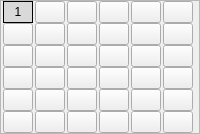
      <widget class="QFrame" name="frame_49">
       <property name="frameShape">
        <enum>QFrame::StyledPanel</enum>
       </property>
       <property name="frameShadow">
        <enum>QFrame::Raised</enum>
       </property>
       <layout class="QVBoxLayout" name="verticalLayout_21">
        <property name="spacing">
         <number>0</number>
        </property>
        <property name="leftMargin">
         <number>0</number>
        </property>
        <property name="topMargin">
         <number>0</number>
        </property>
        <property name="rightMargin">
         <number>0</number>
        </property>
        <property name="bottomMargin">
         <number>0</number>
        </property>
        <item>
         <widget class="QFrame" name="frame_31">
          <property name="styleSheet">
           <string notr="true">QFrame{
	border:none;
}</string>
          </property>
          <property name="frameShape">
           <enum>QFrame::StyledPanel</enum>
          </property>
          <property name="frameShadow">
           <enum>QFrame::Raised</enum>
          </property>
          <layout class="QHBoxLayout" name="horizontalLayout_10">
           <property name="spacing">
            <number>0</number>
           </property>
           <property name="leftMargin">
            <number>0</number>
           </property>
           <property name="topMargin">
            <number>0</number>
           </property>
           <property name="rightMargin">
            <number>0</number>
           </property>
           <property name="bottomMargin">
            <number>0</number>
           </property>
           <item>
            <widget class="QPushButton" name="pushButton_6">
             <property name="maximumSize">
              <size>
               <width>30</width>
               <height>30</height>
              </size>
             </property>
             <property name="whatsThis">
              <string>a</string>
             </property>
             <property name="styleSheet">
              <string notr="true">QPushButton{
	border:1px solid black;
	border-radius:15px;
	background-color: rgb(217, 217, 217);
}
QPushButton:hover{
	border:1px solid black;
	border-radius:15px;
	background-color: rgb(150,150, 150);
}</string>
             </property>
             <property name="text">
              <string>1</string>
             </property>
             <property name="iconSize">
              <size>
               <width>50</width>
               <height>50</height>
              </size>
             </property>
            </widget>
           </item>
           <item>
            <widget class="QPushButton" name="pushButton_10">
             <property name="maximumSize">
              <size>
               <width>30</width>
               <height>30</height>
              </size>
             </property>
             <property name="text">
              <string/>
             </property>
             <property name="icon">
              <iconset>
               <normaloff>icon/点 (2).png</normaloff>icon/点 (2).png</iconset>
             </property>
             <property name="iconSize">
              <size>
               <width>50</width>
               <height>50</height>
              </size>
             </property>
            </widget>
           </item>
           <item>
            <widget class="QPushButton" name="pushButton_13">
             <property name="maximumSize">
              <size>
               <width>30</width>
               <height>30</height>
              </size>
             </property>
             <property name="text">
              <string/>
             </property>
             <property name="icon">
              <iconset>
               <normaloff>icon/点 (2).png</normaloff>icon/点 (2).png</iconset>
             </property>
             <property name="iconSize">
              <size>
               <width>50</width>
               <height>50</height>
              </size>
             </property>
            </widget>
           </item>
           <item>
            <widget class="QPushButton" name="pushButton_14">
             <property name="maximumSize">
              <size>
               <width>30</width>
               <height>30</height>
              </size>
             </property>
             <property name="text">
              <string/>
             </property>
             <property name="icon">
              <iconset>
               <normaloff>icon/点 (2).png</normaloff>icon/点 (2).png</iconset>
             </property>
             <property name="iconSize">
              <size>
               <width>50</width>
               <height>50</height>
              </size>
             </property>
            </widget>
           </item>
           <item>
            <widget class="QPushButton" name="pushButton_15">
             <property name="maximumSize">
              <size>
               <width>30</width>
               <height>30</height>
              </size>
             </property>
             <property name="text">
              <string/>
             </property>
             <property name="icon">
              <iconset>
               <normaloff>icon/点 (2).png</normaloff>
               <normalon>:/newPrefix/点 (1).png</normalon>icon/点 (2).png</iconset>
             </property>
             <property name="iconSize">
              <size>
               <width>50</width>
               <height>50</height>
              </size>
             </property>
            </widget>
           </item>
           <item>
            <widget class="QPushButton" name="pushButton_16">
             <property name="maximumSize">
              <size>
               <width>30</width>
               <height>30</height>
              </size>
             </property>
             <property name="text">
              <string/>
             </property>
             <property name="icon">
              <iconset>
               <normaloff>icon/点 (2).png</normaloff>icon/点 (2).png</iconset>
             </property>
             <property name="iconSize">
              <size>
               <width>50</width>
               <height>50</height>
              </size>
             </property>
            </widget>
           </item>
          </layout>
         </widget>
        </item>
        <item>
         <widget class="QFrame" name="frame_46">
          <property name="styleSheet">
           <string notr="true">QFrame{
	border:none;
}</string>
          </property>
          <property name="frameShape">
           <enum>QFrame::StyledPanel</enum>
          </property>
          <property name="frameShadow">
           <enum>QFrame::Raised</enum>
          </property>
          <layout class="QHBoxLayout" name="horizontalLayout_16">
           <property name="spacing">
            <number>0</number>
           </property>
           <property name="leftMargin">
            <number>0</number>
           </property>
           <property name="topMargin">
            <number>0</number>
           </property>
           <property name="rightMargin">
            <number>0</number>
           </property>
           <property name="bottomMargin">
            <number>0</number>
           </property>
           <item>
            <widget class="QPushButton" name="pushButton_55">
             <property name="maximumSize">
              <size>
               <width>30</width>
               <height>30</height>
              </size>
             </property>
             <property name="text">
              <string/>
             </property>
             <property name="icon">
              <iconset>
               <normaloff>icon/点 (2).png</normaloff>icon/点 (2).png</iconset>
             </property>
             <property name="iconSize">
              <size>
               <width>50</width>
               <height>50</height>
              </size>
             </property>
            </widget>
           </item>
           <item>
            <widget class="QPushButton" name="pushButton_56">
             <property name="maximumSize">
              <size>
               <width>30</width>
               <height>30</height>
              </size>
             </property>
             <property name="text">
              <string/>
             </property>
             <property name="icon">
              <iconset>
               <normaloff>icon/点 (2).png</normaloff>icon/点 (2).png</iconset>
             </property>
             <property name="iconSize">
              <size>
               <width>50</width>
               <height>50</height>
              </size>
             </property>
            </widget>
           </item>
           <item>
            <widget class="QPushButton" name="pushButton_57">
             <property name="maximumSize">
              <size>
               <width>30</width>
               <height>30</height>
              </size>
             </property>
             <property name="text">
              <string/>
             </property>
             <property name="icon">
              <iconset>
               <normaloff>icon/点 (2).png</normaloff>icon/点 (2).png</iconset>
             </property>
             <property name="iconSize">
              <size>
               <width>50</width>
               <height>50</height>
              </size>
             </property>
            </widget>
           </item>
           <item>
            <widget class="QPushButton" name="pushButton_58">
             <property name="maximumSize">
              <size>
               <width>30</width>
               <height>30</height>
              </size>
             </property>
             <property name="text">
              <string/>
             </property>
             <property name="icon">
              <iconset>
               <normaloff>icon/点 (2).png</normaloff>icon/点 (2).png</iconset>
             </property>
             <property name="iconSize">
              <size>
               <width>50</width>
               <height>50</height>
              </size>
             </property>
            </widget>
           </item>
           <item>
            <widget class="QPushButton" name="pushButton_59">
             <property name="maximumSize">
              <size>
               <width>30</width>
               <height>30</height>
              </size>
             </property>
             <property name="text">
              <string/>
             </property>
             <property name="icon">
              <iconset>
               <normaloff>icon/点 (2).png</normaloff>icon/点 (2).png</iconset>
             </property>
             <property name="iconSize">
              <size>
               <width>50</width>
               <height>50</height>
              </size>
             </property>
            </widget>
           </item>
           <item>
            <widget class="QPushButton" name="pushButton_60">
             <property name="maximumSize">
              <size>
               <width>30</width>
               <height>30</height>
              </size>
             </property>
             <property name="text">
              <string/>
             </property>
             <property name="icon">
              <iconset>
               <normaloff>icon/点 (2).png</normaloff>icon/点 (2).png</iconset>
             </property>
             <property name="iconSize">
              <size>
               <width>50</width>
               <height>50</height>
              </size>
             </property>
            </widget>
           </item>
          </layout>
         </widget>
        </item>
        <item>
         <widget class="QFrame" name="frame_32">
          <property name="styleSheet">
           <string notr="true">QFrame{
	border:none;
}</string>
          </property>
          <property name="frameShape">
           <enum>QFrame::StyledPanel</enum>
          </property>
          <property name="frameShadow">
           <enum>QFrame::Raised</enum>
          </property>
          <layout class="QHBoxLayout" name="horizontalLayout_13">
           <property name="spacing">
            <number>0</number>
           </property>
           <property name="leftMargin">
            <number>0</number>
           </property>
           <property name="topMargin">
            <number>0</number>
           </property>
           <property name="rightMargin">
            <number>0</number>
           </property>
           <property name="bottomMargin">
            <number>0</number>
           </property>
           <item>
            <widget class="QPushButton" name="pushButton_37">
             <property name="maximumSize">
              <size>
               <width>30</width>
               <height>30</height>
              </size>
             </property>
             <property name="text">
              <string/>
             </property>
             <property name="icon">
              <iconset>
               <normaloff>icon/点 (2).png</normaloff>icon/点 (2).png</iconset>
             </property>
             <property name="iconSize">
              <size>
               <width>50</width>
               <height>50</height>
              </size>
             </property>
            </widget>
           </item>
           <item>
            <widget class="QPushButton" name="pushButton_38">
             <property name="maximumSize">
              <size>
               <width>30</width>
               <height>30</height>
              </size>
             </property>
             <property name="text">
              <string/>
             </property>
             <property name="icon">
              <iconset>
               <normaloff>icon/点 (2).png</normaloff>icon/点 (2).png</iconset>
             </property>
             <property name="iconSize">
              <size>
               <width>50</width>
               <height>50</height>
              </size>
             </property>
            </widget>
           </item>
           <item>
            <widget class="QPushButton" name="pushButton_39">
             <property name="maximumSize">
              <size>
               <width>30</width>
               <height>30</height>
              </size>
             </property>
             <property name="text">
              <string/>
             </property>
             <property name="icon">
              <iconset>
               <normaloff>icon/点 (2).png</normaloff>icon/点 (2).png</iconset>
             </property>
             <property name="iconSize">
              <size>
               <width>50</width>
               <height>50</height>
              </size>
             </property>
            </widget>
           </item>
           <item>
            <widget class="QPushButton" name="pushButton_40">
             <property name="maximumSize">
              <size>
               <width>30</width>
               <height>30</height>
              </size>
             </property>
             <property name="text">
              <string/>
             </property>
             <property name="icon">
              <iconset>
               <normaloff>icon/点 (2).png</normaloff>icon/点 (2).png</iconset>
             </property>
             <property name="iconSize">
              <size>
               <width>50</width>
               <height>50</height>
              </size>
             </property>
            </widget>
           </item>
           <item>
            <widget class="QPushButton" name="pushButton_41">
             <property name="maximumSize">
              <size>
               <width>30</width>
               <height>30</height>
              </size>
             </property>
             <property name="text">
              <string/>
             </property>
             <property name="icon">
              <iconset>
               <normaloff>icon/点 (2).png</normaloff>icon/点 (2).png</iconset>
             </property>
             <property name="iconSize">
              <size>
               <width>50</width>
               <height>50</height>
              </size>
             </property>
            </widget>
           </item>
           <item>
            <widget class="QPushButton" name="pushButton_42">
             <property name="maximumSize">
              <size>
               <width>30</width>
               <height>30</height>
              </size>
             </property>
             <property name="text">
              <string/>
             </property>
             <property name="icon">
              <iconset>
               <normaloff>icon/点 (2).png</normaloff>icon/点 (2).png</iconset>
             </property>
             <property name="iconSize">
              <size>
               <width>50</width>
               <height>50</height>
              </size>
             </property>
            </widget>
           </item>
          </layout>
         </widget>
        </item>
        <item>
         <widget class="QFrame" name="frame_45">
          <property name="styleSheet">
           <string notr="true">QFrame{
	border:none;
}</string>
          </property>
          <property name="frameShape">
           <enum>QFrame::StyledPanel</enum>
          </property>
          <property name="frameShadow">
           <enum>QFrame::Raised</enum>
          </property>
          <layout class="QHBoxLayout" name="horizontalLayout_14">
           <property name="spacing">
            <number>0</number>
           </property>
           <property name="leftMargin">
            <number>0</number>
           </property>
           <property name="topMargin">
            <number>0</number>
           </property>
           <property name="rightMargin">
            <number>0</number>
           </property>
           <property name="bottomMargin">
            <number>0</number>
           </property>
           <item>
            <widget class="QPushButton" name="pushButton_43">
             <property name="maximumSize">
              <size>
               <width>30</width>
               <height>30</height>
              </size>
             </property>
             <property name="text">
              <string/>
             </property>
             <property name="icon">
              <iconset>
               <normaloff>icon/点 (2).png</normaloff>icon/点 (2).png</iconset>
             </property>
             <property name="iconSize">
              <size>
               <width>50</width>
               <height>50</height>
              </size>
             </property>
            </widget>
           </item>
           <item>
            <widget class="QPushButton" name="pushButton_44">
             <property name="maximumSize">
              <size>
               <width>30</width>
               <height>30</height>
              </size>
             </property>
             <property name="text">
              <string/>
             </property>
             <property name="icon">
              <iconset>
               <normaloff>icon/点 (2).png</normaloff>icon/点 (2).png</iconset>
             </property>
             <property name="iconSize">
              <size>
               <width>50</width>
               <height>50</height>
              </size>
             </property>
            </widget>
           </item>
           <item>
            <widget class="QPushButton" name="pushButton_45">
             <property name="maximumSize">
              <size>
               <width>30</width>
               <height>30</height>
              </size>
             </property>
             <property name="text">
              <string/>
             </property>
             <property name="icon">
              <iconset>
               <normaloff>icon/点 (2).png</normaloff>icon/点 (2).png</iconset>
             </property>
             <property name="iconSize">
              <size>
               <width>50</width>
               <height>50</height>
              </size>
             </property>
            </widget>
           </item>
           <item>
            <widget class="QPushButton" name="pushButton_46">
             <property name="maximumSize">
              <size>
               <width>30</width>
               <height>30</height>
              </size>
             </property>
             <property name="text">
              <string/>
             </property>
             <property name="icon">
              <iconset>
               <normaloff>icon/点 (2).png</normaloff>icon/点 (2).png</iconset>
             </property>
             <property name="iconSize">
              <size>
               <width>50</width>
               <height>50</height>
              </size>
             </property>
            </widget>
           </item>
           <item>
            <widget class="QPushButton" name="pushButton_47">
             <property name="maximumSize">
              <size>
               <width>30</width>
               <height>30</height>
              </size>
             </property>
             <property name="text">
              <string/>
             </property>
             <property name="icon">
              <iconset>
               <normaloff>icon/点 (2).png</normaloff>icon/点 (2).png</iconset>
             </property>
             <property name="iconSize">
              <size>
               <width>50</width>
               <height>50</height>
              </size>
             </property>
            </widget>
           </item>
           <item>
            <widget class="QPushButton" name="pushButton_48">
             <property name="maximumSize">
              <size>
               <width>30</width>
               <height>30</height>
              </size>
             </property>
             <property name="text">
              <string/>
             </property>
             <property name="icon">
              <iconset>
               <normaloff>icon/点 (2).png</normaloff>icon/点 (2).png</iconset>
             </property>
             <property name="iconSize">
              <size>
               <width>50</width>
               <height>50</height>
              </size>
             </property>
            </widget>
           </item>
          </layout>
         </widget>
        </item>
        <item>
         <widget class="QFrame" name="frame_47">
          <property name="styleSheet">
           <string notr="true">QFrame{
	border:none;
}</string>
          </property>
          <property name="frameShape">
           <enum>QFrame::StyledPanel</enum>
          </property>
          <property name="frameShadow">
           <enum>QFrame::Raised</enum>
          </property>
          <layout class="QHBoxLayout" name="horizontalLayout_17">
           <property name="spacing">
            <number>0</number>
           </property>
           <property name="leftMargin">
            <number>0</number>
           </property>
           <property name="topMargin">
            <number>0</number>
           </property>
           <property name="rightMargin">
            <number>0</number>
           </property>
           <property name="bottomMargin">
            <number>0</number>
           </property>
           <item>
            <widget class="QPushButton" name="pushButton_61">
             <property name="maximumSize">
              <size>
               <width>30</width>
               <height>30</height>
              </size>
             </property>
             <property name="text">
              <string/>
             </property>
             <property name="icon">
              <iconset>
               <normaloff>icon/点 (2).png</normaloff>icon/点 (2).png</iconset>
             </property>
             <property name="iconSize">
              <size>
               <width>50</width>
               <height>50</height>
              </size>
             </property>
            </widget>
           </item>
           <item>
            <widget class="QPushButton" name="pushButton_62">
             <property name="maximumSize">
              <size>
               <width>30</width>
               <height>30</height>
              </size>
             </property>
             <property name="text">
              <string/>
             </property>
             <property name="icon">
              <iconset>
               <normaloff>icon/点 (2).png</normaloff>icon/点 (2).png</iconset>
             </property>
             <property name="iconSize">
              <size>
               <width>50</width>
               <height>50</height>
              </size>
             </property>
            </widget>
           </item>
           <item>
            <widget class="QPushButton" name="pushButton_63">
             <property name="maximumSize">
              <size>
               <width>30</width>
               <height>30</height>
              </size>
             </property>
             <property name="text">
              <string/>
             </property>
             <property name="icon">
              <iconset>
               <normaloff>icon/点 (2).png</normaloff>icon/点 (2).png</iconset>
             </property>
             <property name="iconSize">
              <size>
               <width>50</width>
               <height>50</height>
              </size>
             </property>
            </widget>
           </item>
           <item>
            <widget class="QPushButton" name="pushButton_64">
             <property name="maximumSize">
              <size>
               <width>30</width>
               <height>30</height>
              </size>
             </property>
             <property name="text">
              <string/>
             </property>
             <property name="icon">
              <iconset>
               <normaloff>icon/点 (2).png</normaloff>icon/点 (2).png</iconset>
             </property>
             <property name="iconSize">
              <size>
               <width>50</width>
               <height>50</height>
              </size>
             </property>
            </widget>
           </item>
           <item>
            <widget class="QPushButton" name="pushButton_65">
             <property name="maximumSize">
              <size>
               <width>30</width>
               <height>30</height>
              </size>
             </property>
             <property name="text">
              <string/>
             </property>
             <property name="icon">
              <iconset>
               <normaloff>icon/点 (2).png</normaloff>icon/点 (2).png</iconset>
             </property>
             <property name="iconSize">
              <size>
               <width>50</width>
               <height>50</height>
              </size>
             </property>
            </widget>
           </item>
           <item>
            <widget class="QPushButton" name="pushButton_66">
             <property name="maximumSize">
              <size>
               <width>30</width>
               <height>30</height>
              </size>
             </property>
             <property name="text">
              <string/>
             </property>
             <property name="icon">
              <iconset>
               <normaloff>icon/点 (2).png</normaloff>icon/点 (2).png</iconset>
             </property>
             <property name="iconSize">
              <size>
               <width>50</width>
               <height>50</height>
              </size>
             </property>
            </widget>
           </item>
          </layout>
         </widget>
        </item>
        <item>
         <widget class="QFrame" name="frame_48">
          <property name="styleSheet">
           <string notr="true">QFrame{
	border:none;
}</string>
          </property>
          <property name="frameShape">
           <enum>QFrame::StyledPanel</enum>
          </property>
          <property name="frameShadow">
           <enum>QFrame::Raised</enum>
          </property>
          <layout class="QHBoxLayout" name="horizontalLayout_18">
           <property name="spacing">
            <number>0</number>
           </property>
           <property name="leftMargin">
            <number>0</number>
           </property>
           <property name="topMargin">
            <number>0</number>
           </property>
           <property name="rightMargin">
            <number>0</number>
           </property>
           <property name="bottomMargin">
            <number>0</number>
           </property>
           <item>
            <widget class="QPushButton" name="pushButton_67">
             <property name="maximumSize">
              <size>
               <width>30</width>
               <height>30</height>
              </size>
             </property>
             <property name="text">
              <string/>
             </property>
             <property name="icon">
              <iconset>
               <normaloff>icon/点 (2).png</normaloff>icon/点 (2).png</iconset>
             </property>
             <property name="iconSize">
              <size>
               <width>50</width>
               <height>50</height>
              </size>
             </property>
            </widget>
           </item>
           <item>
            <widget class="QPushButton" name="pushButton_68">
             <property name="maximumSize">
              <size>
               <width>30</width>
               <height>30</height>
              </size>
             </property>
             <property name="text">
              <string/>
             </property>
             <property name="icon">
              <iconset>
               <normaloff>icon/点 (2).png</normaloff>icon/点 (2).png</iconset>
             </property>
             <property name="iconSize">
              <size>
               <width>50</width>
               <height>50</height>
              </size>
             </property>
            </widget>
           </item>
           <item>
            <widget class="QPushButton" name="pushButton_69">
             <property name="maximumSize">
              <size>
               <width>30</width>
               <height>30</height>
              </size>
             </property>
             <property name="text">
              <string/>
             </property>
             <property name="icon">
              <iconset>
               <normaloff>icon/点 (2).png</normaloff>icon/点 (2).png</iconset>
             </property>
             <property name="iconSize">
              <size>
               <width>50</width>
               <height>50</height>
              </size>
             </property>
            </widget>
           </item>
           <item>
            <widget class="QPushButton" name="pushButton_70">
             <property name="maximumSize">
              <size>
               <width>30</width>
               <height>30</height>
              </size>
             </property>
             <property name="text">
              <string/>
             </property>
             <property name="icon">
              <iconset>
               <normaloff>icon/点 (2).png</normaloff>icon/点 (2).png</iconset>
             </property>
             <property name="iconSize">
              <size>
               <width>50</width>
               <height>50</height>
              </size>
             </property>
            </widget>
           </item>
           <item>
            <widget class="QPushButton" name="pushButton_71">
             <property name="maximumSize">
              <size>
               <width>30</width>
               <height>30</height>
              </size>
             </property>
             <property name="text">
              <string/>
             </property>
             <property name="icon">
              <iconset>
               <normaloff>icon/点 (2).png</normaloff>icon/点 (2).png</iconset>
             </property>
             <property name="iconSize">
              <size>
               <width>50</width>
               <height>50</height>
              </size>
             </property>
            </widget>
           </item>
           <item>
            <widget class="QPushButton" name="pushButton_72">
             <property name="maximumSize">
              <size>
               <width>30</width>
               <height>30</height>
              </size>
             </property>
             <property name="text">
              <string/>
             </property>
             <property name="icon">
              <iconset>
               <normaloff>icon/点 (2).png</normaloff>icon/点 (2).png</iconset>
             </property>
             <property name="iconSize">
              <size>
               <width>50</width>
               <height>50</height>
              </size>
             </property>
            </widget>
           </item>
          </layout>
         </widget>
        </item>
       </layout>
      </widget>
